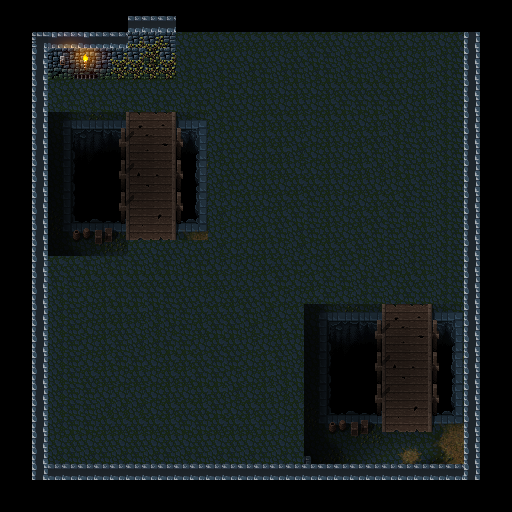

Below is a game level as drawn by its tile map, then a one-line description and the .tmx file that defines it, in full:
An orthogonal 32x32 tile map with 16x16 px tiles, 1 tile layer (Tile Layer 1), 6 tilesets and 9 objects.

<map version="1.0" orientation="orthogonal" renderorder="right-down" width="32" height="32" tilewidth="16" tileheight="16" nextobjectid="14">
 <tileset firstgid="1" name="wall1" tilewidth="16" tileheight="16" tilecount="9" columns="3">
  <image source="Textures/wall1.png" width="48" height="48" />
 </tileset>
 <tileset firstgid="10" name="walltop0" tilewidth="16" tileheight="16" tilecount="7" columns="7">
  <image source="Textures/walltop0.png" width="112" height="16" />
 </tileset>
 <tileset firstgid="17" name="wall0" tilewidth="16" tileheight="16" tilecount="12" columns="6">
  <image source="Textures/wall0.png" width="96" height="32" />
 </tileset>
 <tileset firstgid="29" name="floor0" tilewidth="16" tileheight="16" tilecount="4" columns="2">
  <image source="Textures/floor0.png" width="32" height="32" />
 </tileset>
 <tileset firstgid="33" name="floor1" tilewidth="16" tileheight="16" tilecount="100" columns="10">
  <image source="Textures/floor1.png" width="160" height="160" />
 </tileset>
 <tileset firstgid="133" name="example4" tilewidth="16" tileheight="16" tilecount="1024" columns="32">
  <image source="example4.png" width="512" height="512" />
 </tileset>
 <layer name="Tile Layer 1" width="32" height="32">
  <data encoding="csv">
204,205,232,233,234,235,236,235,235,235,235,203,203,203,203,203,203,203,203,203,203,203,203,203,203,203,203,203,203,203,203,204,
236,237,264,265,266,267,268,269,2,2,2,235,235,235,235,235,235,235,235,235,235,235,235,235,235,235,235,235,235,235,235,236,
268,269,1,12,13,14,2,2,21,21,22,29,30,30,30,30,30,30,30,30,30,29,30,29,30,29,30,29,30,4,167,168,
203,204,4,17,18,19,20,21,21,27,21,31,32,29,30,29,30,29,30,32,32,31,32,29,30,29,30,31,32,4,199,200,
235,236,4,23,24,25,26,27,27,27,27,31,32,31,32,31,32,31,32,31,32,31,32,31,32,29,30,31,32,4,231,232,
203,204,4,29,30,29,30,29,30,29,30,29,30,31,32,29,30,29,30,29,30,30,30,30,30,29,30,31,32,4,263,264,
235,236,4,31,32,31,32,31,32,31,32,31,32,29,30,29,30,29,30,29,30,32,32,32,32,29,30,31,32,4,167,168,
203,204,4,33,34,35,36,37,38,39,40,41,42,31,32,29,30,30,30,29,30,30,29,30,31,31,32,31,32,4,199,200,
235,236,4,43,44,45,46,47,48,49,50,51,52,29,30,29,30,30,29,29,30,29,30,30,31,32,30,31,32,4,231,232,
203,204,4,53,54,55,56,57,58,59,60,61,62,31,32,29,30,30,31,29,30,29,30,32,31,32,32,31,32,4,263,264,
235,236,4,63,64,65,66,67,68,69,70,71,72,29,30,29,30,30,29,29,30,29,30,31,31,32,30,31,32,4,167,168,
203,204,4,73,74,75,76,77,78,79,80,81,82,31,32,29,30,29,30,30,30,29,30,29,29,30,32,31,32,4,199,200,
235,236,4,83,84,85,86,87,88,89,90,91,92,29,29,30,29,30,30,32,30,29,29,30,30,32,32,31,32,4,231,232,
203,204,4,93,94,95,96,97,98,99,100,101,102,31,29,30,29,30,32,32,30,29,30,30,32,32,32,31,32,4,263,264,
203,204,4,103,104,105,106,107,108,109,110,111,112,29,29,29,30,32,31,32,30,29,30,32,32,29,30,31,32,4,167,168,
203,204,4,113,114,115,116,117,30,29,30,29,30,31,29,29,30,29,31,29,30,30,32,31,32,31,32,31,32,4,199,200,
235,236,4,30,30,32,31,32,32,31,32,31,32,29,29,29,30,30,32,29,30,32,29,31,32,31,32,31,32,4,231,232,
235,236,4,32,32,30,30,30,30,30,30,29,30,30,29,29,30,32,29,30,32,32,31,32,29,30,30,31,32,4,263,264,
203,204,4,31,32,29,30,32,32,32,32,30,29,29,30,30,32,29,29,30,32,29,31,32,31,32,32,31,32,4,167,168,
235,236,4,31,32,29,30,30,30,31,32,32,30,30,30,32,31,29,30,33,34,35,36,37,38,39,40,41,42,4,199,200,
203,204,4,31,32,29,30,30,29,31,31,32,30,32,32,31,29,30,32,43,44,45,46,47,48,49,50,51,52,4,231,232,
235,236,4,31,32,29,30,32,31,31,32,32,29,30,30,29,29,30,29,53,54,55,56,57,58,59,60,61,62,4,263,264,
171,172,4,31,32,29,30,32,32,29,30,30,30,32,32,29,30,32,31,63,64,65,66,67,68,69,70,71,72,4,167,168,
171,172,4,31,32,30,30,29,30,29,30,30,32,32,29,29,30,31,32,73,74,75,76,77,78,79,80,81,82,4,199,200,
171,172,4,31,32,32,29,29,29,29,30,29,30,30,31,29,30,31,31,83,84,85,86,87,88,89,90,91,92,4,231,232,
171,172,4,31,32,32,31,31,31,29,30,30,30,32,29,30,30,29,30,93,94,95,96,97,98,99,100,101,102,4,167,168,
172,172,4,31,32,32,30,30,30,30,30,32,32,30,30,30,32,29,30,103,104,105,106,107,108,109,110,111,112,4,167,168,
172,204,4,29,30,29,30,29,30,29,30,29,30,29,30,29,30,29,30,113,114,115,116,117,118,119,120,121,122,4,167,168,
171,172,4,31,32,31,32,31,32,31,32,31,32,31,32,31,32,31,32,123,124,125,126,127,128,129,130,131,132,4,167,168,
171,172,4,2,2,2,2,2,2,2,2,2,2,2,2,2,2,2,2,2,2,2,2,2,2,2,2,2,2,4,199,200,
171,171,171,171,171,171,171,171,203,203,171,171,171,171,171,172,204,204,172,172,172,172,172,172,172,172,172,172,172,172,172,232,
203,203,203,203,203,203,203,203,203,204,203,203,203,203,203,204,203,204,204,204,204,204,204,204,204,204,204,204,204,204,204,264
</data>
 </layer>
 <objectgroup name="Object Layer 1">
  <object id="2" x="176" y="64">
   <polyline points="0,0 -128,0 -128,400 288,400 288,-48 0,-48 0,0" />
  </object>
  <object id="6" x="176" y="112">
   <polyline points="0,0 0,128" />
  </object>
  <object id="7" x="176" y="128">
   <polyline points="0,0 32,0 32,96 0,96" />
  </object>
  <object id="8" x="128" y="112">
   <polyline points="0,0 0,128" />
  </object>
  <object id="9" x="128" y="128">
   <polyline points="0,0 -64,0 -64,112 0,112" />
  </object>
  <object id="10" x="384" y="304">
   <polyline points="0,0 0,128 -64,128 -64,16 0,16" />
  </object>
  <object id="11" x="432" y="304">
   <polyline points="0,0 0,128" />
  </object>
  <object id="12" x="432" y="320">
   <polyline points="0,0 32,0" />
  </object>
  <object id="13" x="432" y="416">
   <polyline points="0,0 32,0" />
  </object>
 </objectgroup>
</map>